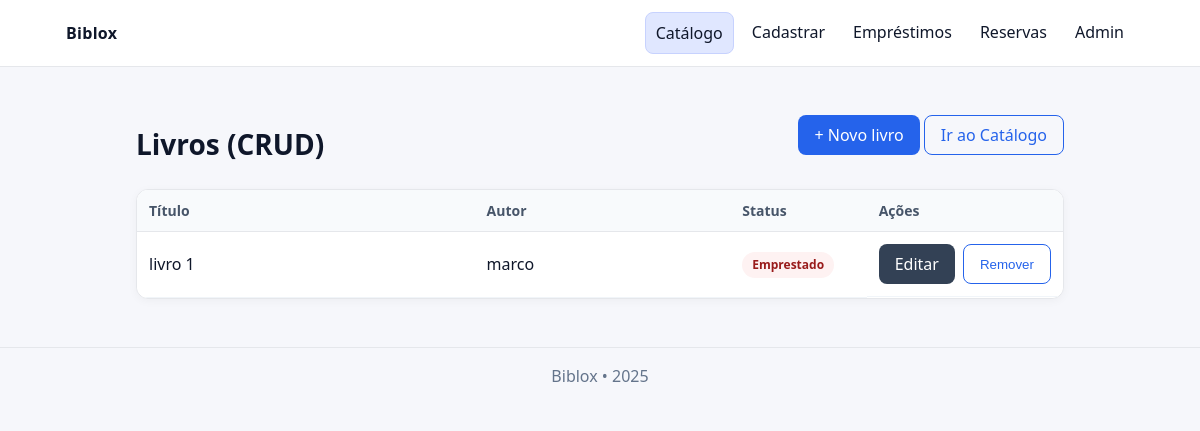
The page /livros/home/ on the database its author committed.
### livros/models.py (models this page shows, shortened)
class CadastroLivroModel(models.Model):
    STATUS_CHOICES = (('disponivel', 'Disponível'), ('emprestado', 'Emprestado'))
    nome = models.CharField(max_length=50)
    autor = models.CharField(max_length=50)
    isbn = models.TextField(null=True, blank=True)
    completo = models.BooleanField(default=False)
    data_criacao = models.DateTimeField(auto_now_add=True)
    status = models.CharField(max_length=20, choices=STATUS_CHOICES, default='disponivel')

### livros/views.py (the view)
# urls.py: path("home/", views.home, name="home1"),                # mantém sua home antiga
def home(request):
    ctx = {"registros": CadastroLivroModel.objects.all()}
    return render(request, "crud/inicial.html", ctx)

### templates/crud/inicial.html (shortened to what this page needs)
{% extends "base.html" %}
{% block content %}
<div class="page">
  <div class="grid two" style="grid-template-columns:1fr auto;">
    <h1 class="title">Livros (CRUD)</h1>
    <div>
      <a href="{% url 'livros:cadastrar_livro' %}" class="btn">+ Novo livro</a>
      <a href="/livros/" class="btn ghost">Ir ao Catálogo</a>
    </div>
  </div>
  <div class="table-wrap card" style="margin-top:8px;">
    <div class="card-body" style="padding:0;">
      <table>
        <thead>
          <tr>
            <th style="width:40%;">Título</th>
            <th style="width:30%;">Autor</th>
            <th style="width:15%;">Status</th>
            <th style="width:15%;">Ações</th>
          </tr>
        </thead>
        <tbody>
          {% for l in registros %}
          <tr>
            <td>{{ l.nome }}</td>
            <td>{{ l.autor }}</td>
            <td>
              {% if l.status == 'disponivel' %}
                <span class="status disponivel">Disponível</span>
              {% else %}
                <span class="status emprestado">Emprestado</span>
              {% endif %}
            </td>
            <td style="display:flex; gap:8px;">
              <a class="btn secondary" href="{% url 'livros:editar_livro' l.id %}">Editar</a>
              <form method="post" action="{% url 'livros:remover_livro' l.id %}" onsubmit="return confirm('Remover este livro?');">
                <button class="btn ghost" type="submit">Remover</button>
              </form>
            </td>
          </tr>
          {% empty %}
          <tr><td colspan="4" style="padding:16px;">Nenhum livro cadastrado.</td></tr>
          {% endfor %}
        </tbody>
      </table>
    </div>
  </div>
</div>
{% endblock %}

### static/css/site.css (style rules this page uses)
:root { --bg:#f6f7fb; --card:#ffffff; --muted:#64748b; --text:#0f172a; --line:#e5e7eb; --line-2:#f1f5f9; --brand:#2563eb; --brand-2:#1d4ed8; --good-bg:#ecfdf5; --good:#065f46; --bad-bg:#fef2f2; --bad:#991b1b; --warn-bg:#fefce8; --warn:#854d0e; }
* { box-sizing:border-box }
html,body { height:100% }
body { margin:0; background:var(--bg); color:var(--text); font:16px/1.5 system-ui,-apple-system,Segoe UI,Roboto,Ubuntu,"Helvetica Neue",Arial,sans-serif; }
a { color:var(--brand); text-decoration:none }
h1,h2,h3 { margin:0 0 12px }
.page { max-width:960px; margin:24px auto; padding:0 16px }
.title { font-size:28px; margin:8px 0 16px }
.card { background:var(--card); border:1px solid var(--line); border-radius:12px; box-shadow:0 2px 10px rgba(0,0,0,.04) }
.card-body { padding:16px }
.grid { display:grid; gap:12px }
.btn { height:40px; padding:0 16px; border-radius:8px; border:0; background:var(--brand); color:#fff; cursor:pointer; display:inline-flex; align-items:center; justify-content:center; }
.btn.secondary { background:#334155 }
.btn.ghost { background:transparent; color:var(--brand); border:1px solid var(--brand) }
.table-wrap { overflow:auto; margin-top:12px }
table { width:100%; border-collapse:collapse; background:#fff; border-radius:10px; overflow:hidden }
thead th { text-align:left; font-weight:600; font-size:14px; color:#475569; border-bottom:1px solid var(--line); padding:10px 12px; background:#f8fafc; }
tbody td { padding:12px; border-bottom:1px solid var(--line-2) }
.status { display:inline-block; padding:4px 10px; border-radius:999px; font-size:12px; font-weight:600 }
.status.emprestado { background:var(--bad-bg); color:var(--bad) }

### rows shown on the page
CadastroLivroModel: nome "livro 1", autor "marco", status "Emprestado"
